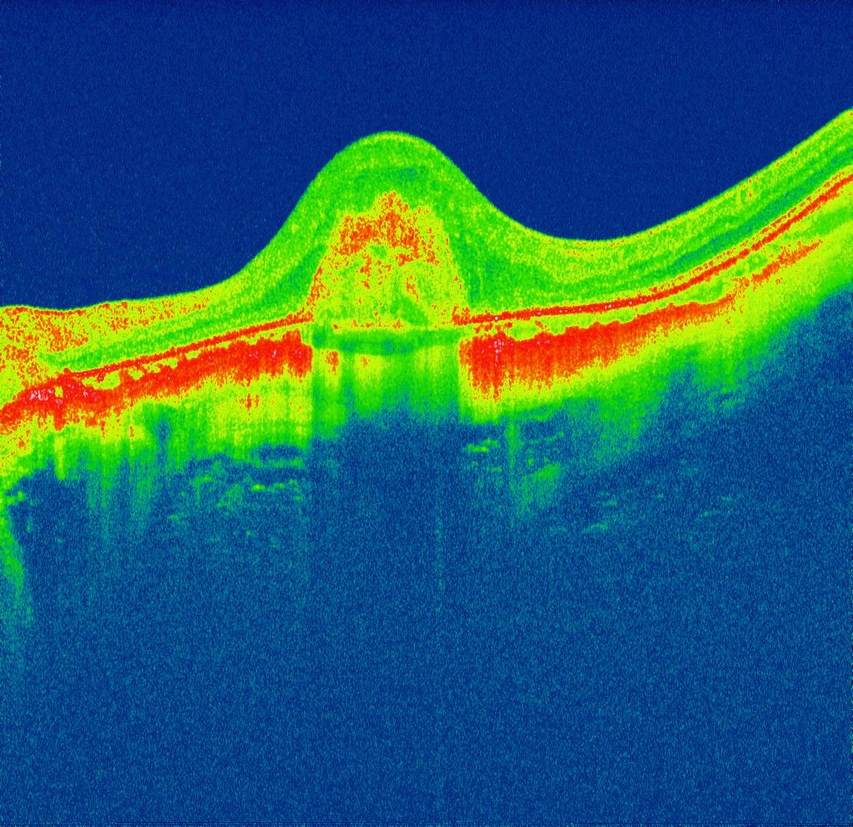
#> input picture IMG(95).jpg, 853 x 827 px, shrunk from 1024 x 992 before the run, found by its file name
$ python wetAMD2.py
#> lines starting #> are read from the running program, lines starting #| are printed output that depends on the picture; after the words box and inside, x2 and y2 are one past the last pixel; in counts of white or black regions, pixels touching at a corner belong together

"""
Created on Sun Aug 11 16:22:46 2019

@author: ManavChordia
"""

# -*- coding: utf-8 -*-
"""
Created on Sat Aug 10 14:08:00 2019

@author: ManavChordia
"""

import cv2
import matplotlib.pyplot as plt
import numpy as np


img = cv2.imread('C:\\Users\\ManavChordia\\NIO\\IMG(95).jpg',1)
#> img is the input picture: shape (827, 853, 3); mean B, G, R 106.2, 97.7, 37.6
img_hsv = cv2.cvtColor(img, cv2.COLOR_BGR2HSV)
#> img_hsv: shape (827, 853, 3); mean H, S, V 90.1, 243, 157.3
cv2.imshow("wet_amd",img_hsv)

cv2.waitKey(0)
cv2.destroyAllWindows()

# REd
lower_color1=np.array([0,80,90])        #hsv
upper_color1=np.array([30,255,255])

maskr=cv2.inRange(img_hsv,lower_color1,upper_color1)
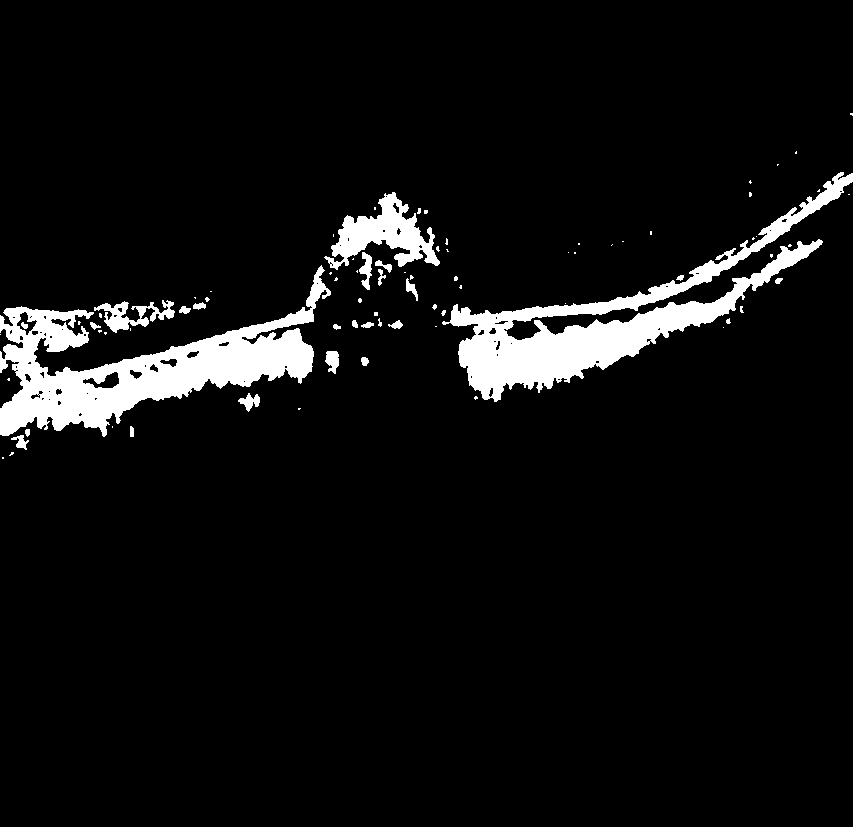
#> maskr: shape (827, 853); 6.3% white; 81 white regions (54 under 20 px), largest, box (x1, y1, x2, y2) and area: (0, 265, 331, 437) 19044, (442, 172, 853, 402) 18146, (324, 192, 440, 270) 3764
res1=cv2.bitwise_and(img,img,mask=maskr)
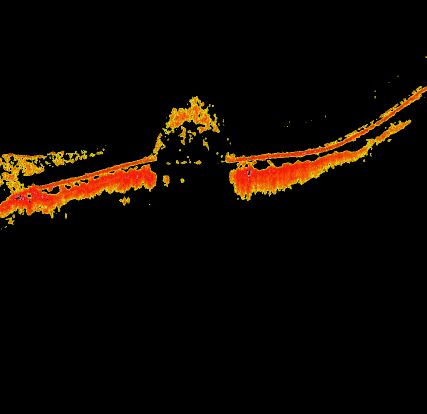
#> res1: shape (827, 853, 3) (shown at 1/2 size); mean B, G, R 0.8, 7.6, 14.3

cv2.imshow("Red MASK",maskr)
#cv2.imshow("red",res1)

cv2.waitKey(0)
cv2.destroyAllWindows()

height = maskr.shape[0];
width = maskr.shape[1];

l=[]
lavg = []

for i in range(width):
    sum=0
    count=0
    for j in range(height):
        if maskr[j][i] == 255:
            sum = sum + j
            count=count+1
            l.append([i,j])
        else:
            continue
    if count != 0:
        lavg.append([i,sum//count])
    else:
        print(i)

for i in lavg:
    img[i[1]][i[0]] = (0,0,0)
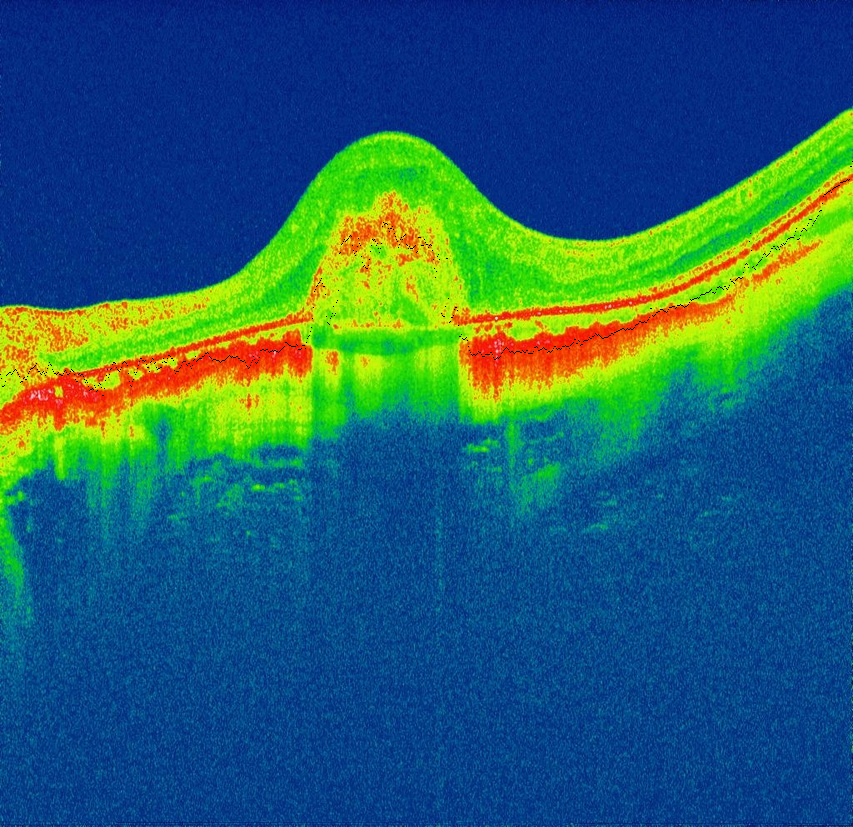
#> img: shape (827, 853, 3); 0.12% of pixels changed, all inside (x1, y1, x2, y2) = (0, 161, 853, 396)

cv2.imshow("img",img)
cv2.waitKey(0)
cv2.destroyAllWindows()

xavg=0
yavg=0
for i in lavg:
    xavg = xavg+i[0]
    yavg = yavg+i[1]

xavg = xavg//len(lavg)
yavg = yavg//len(lavg)


mx = 0
my = 0
for i in lavg:
    mx = mx + (xavg-i[0])*(yavg-i[1])
    my = my + (xavg-i[0])*(xavg-i[0])

m = mx/my

yintercept = yavg - m*xavg
yintercept = int(yintercept)
"""
cv2.line(img,(0,yintercept),(xavg,yavg),(0,0,0),2)
cv2.imshow("img",img)
cv2.waitKey(0)"""

yend = width*m + yintercept
yend = int(yend)
cv2.line(img,(0,yintercept),(width-1,yend),(0,0,0),2)
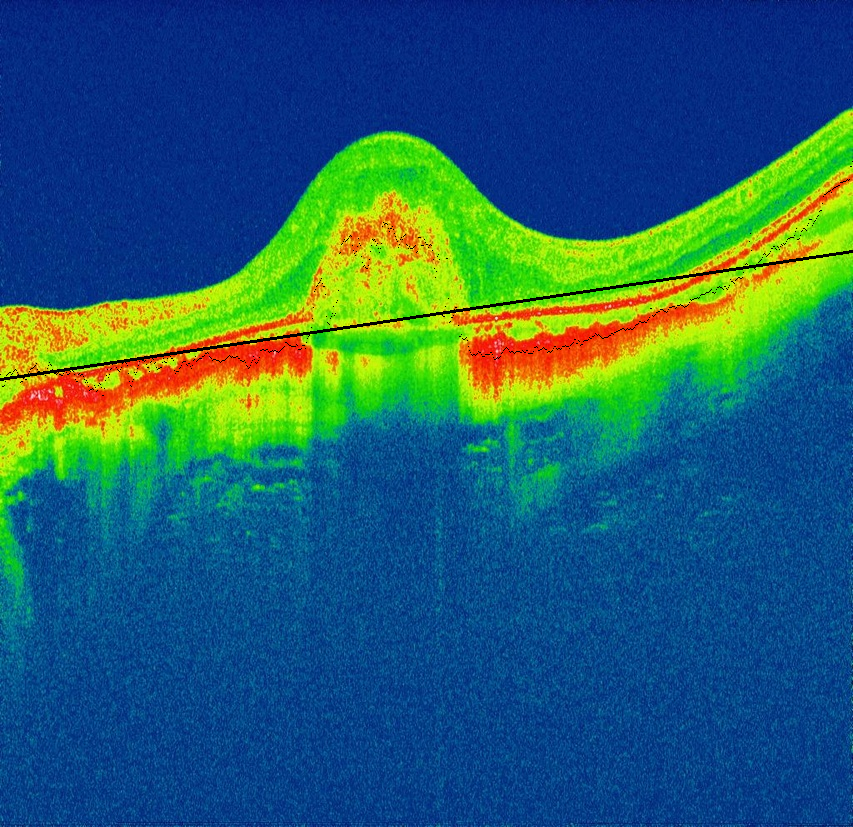
#> img: shape (827, 853, 3); 0.36% of pixels changed, all inside (x1, y1, x2, y2) = (0, 250, 853, 381)
cv2.imshow("img",img)
cv2.waitKey(0)
cv2.destroyAllWindows()

import math

def distance(mx,my,c,x1,y1):
    return abs(my*y1-mx*x1-my*c)/(math.sqrt((my*my)+(mx*mx)))

dist = []
for i in lavg:
    x = distance(mx,my,yintercept,i[0],i[1])
    dist.append(x)

excess = 0

for i in dist:
    if i>=40:
        excess=excess+1

print(excess)
#| 316

if excess > 20:
    print("wet amd present")
else:
    print("not present")

$ run again, with IMG(101).jpg copied over IMG(95).jpg
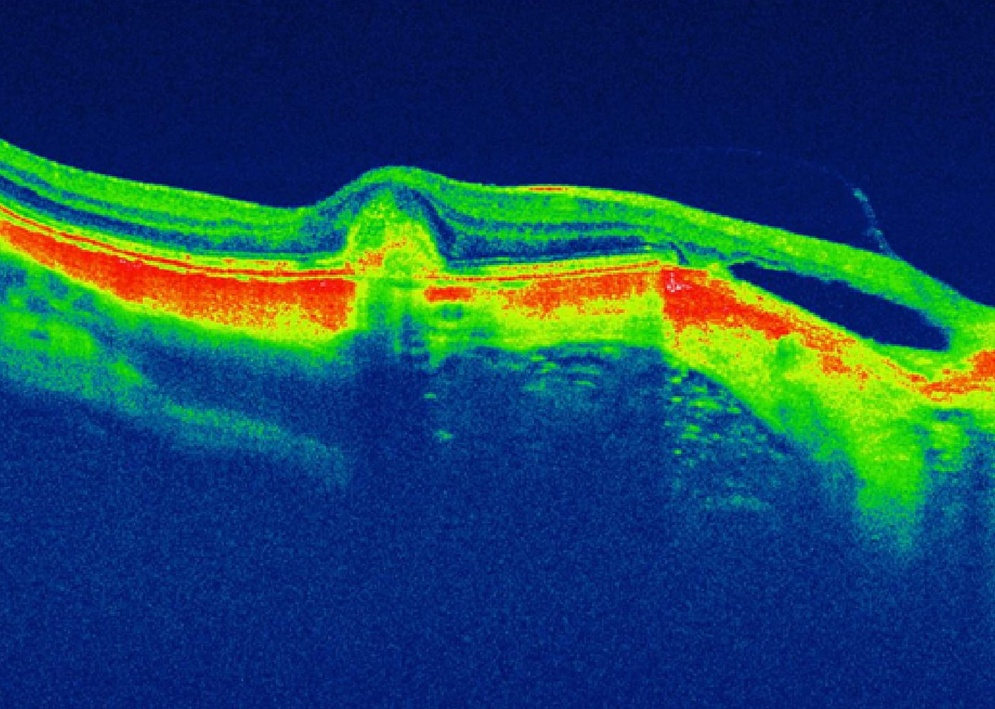
#> input picture IMG(101).jpg, 995 x 709 px, shrunk from 1435 x 1022 before the run, found by its file name
#> img is the input picture: shape (709, 995, 3); mean B, G, R 93.8, 72.7, 27.5
#> img_hsv: shape (709, 995, 3); mean H, S, V 96.6, 242, 133.5
#> `maskr=cv2.inRange(img_hsv,lower_color1,upper_color1)`:
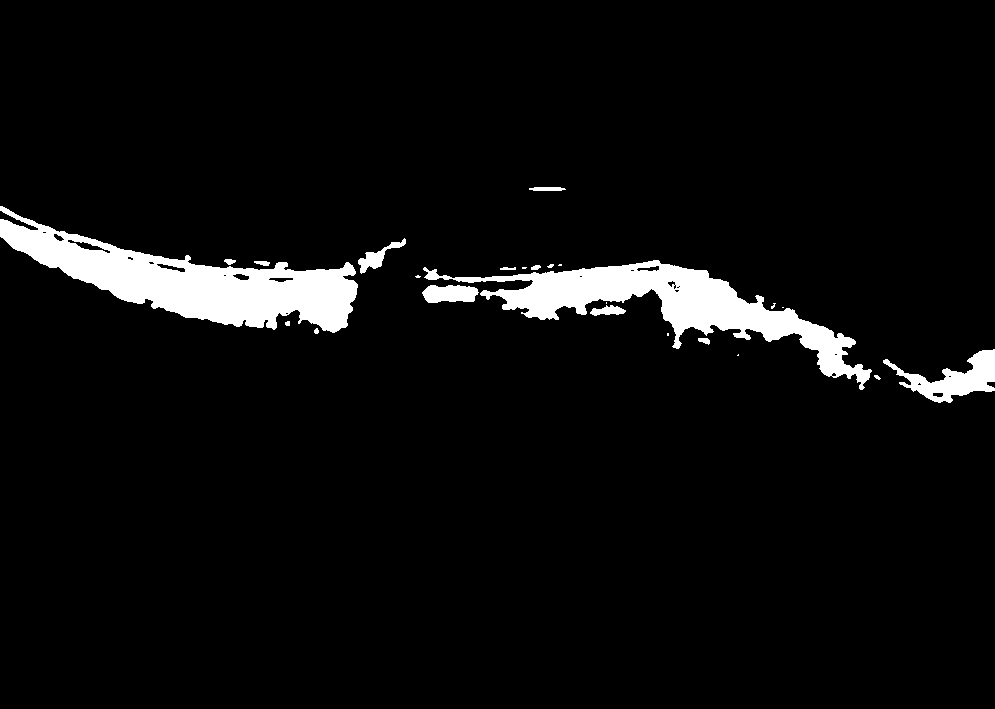
#> maskr: shape (709, 995); 5.1% white; 24 white regions (9 under 20 px), largest, box (x1, y1, x2, y2) and area: (0, 206, 358, 333) 17056, (423, 260, 872, 390) 14308, (883, 349, 995, 403) 2417
#> `cv2.line(img,(0,yintercept),(width-1,yend),(0,0,0),2)`:
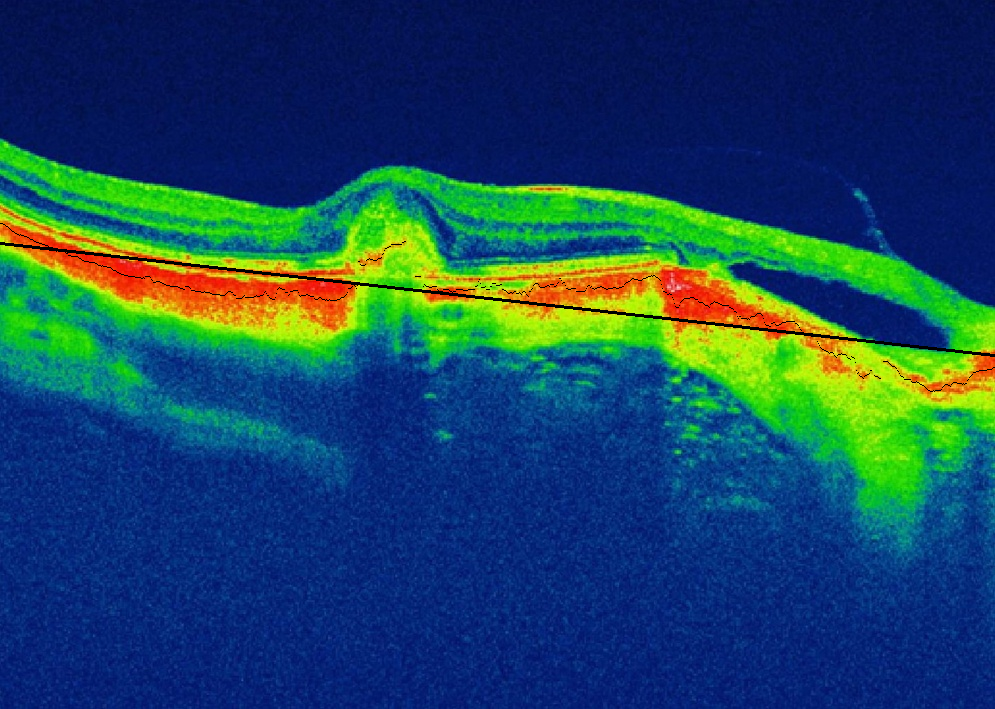
#> img: shape (709, 995, 3); mean B, G, R 93.7, 72, 26.4
#| 41

$ run again, with IMG(76).jpg copied over IMG(95).jpg
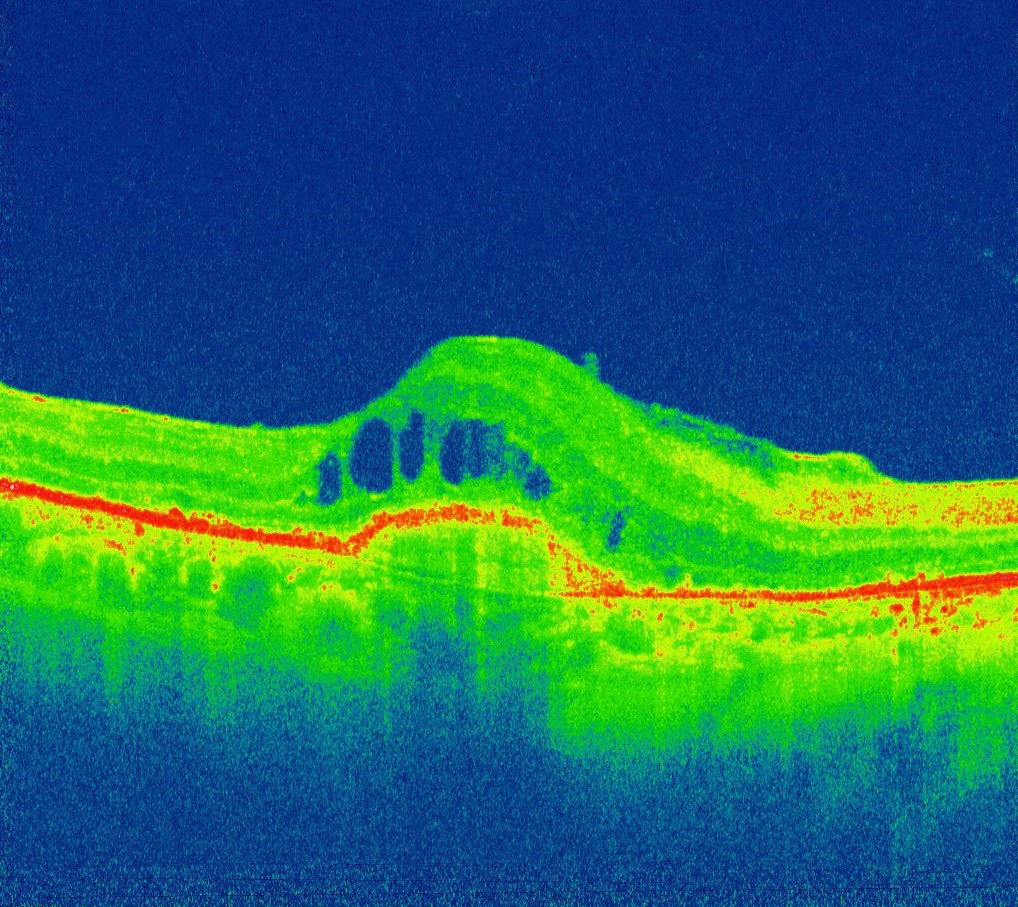
#> input picture IMG(76).jpg, 1018 x 907 px, found by its file name
#> img is the input picture: shape (907, 1018, 3); mean B, G, R 99.6, 106.6, 30.6
#> img_hsv: shape (907, 1018, 3); mean H, S, V 89.7, 242.9, 158.8
#> `maskr=cv2.inRange(img_hsv,lower_color1,upper_color1)`:
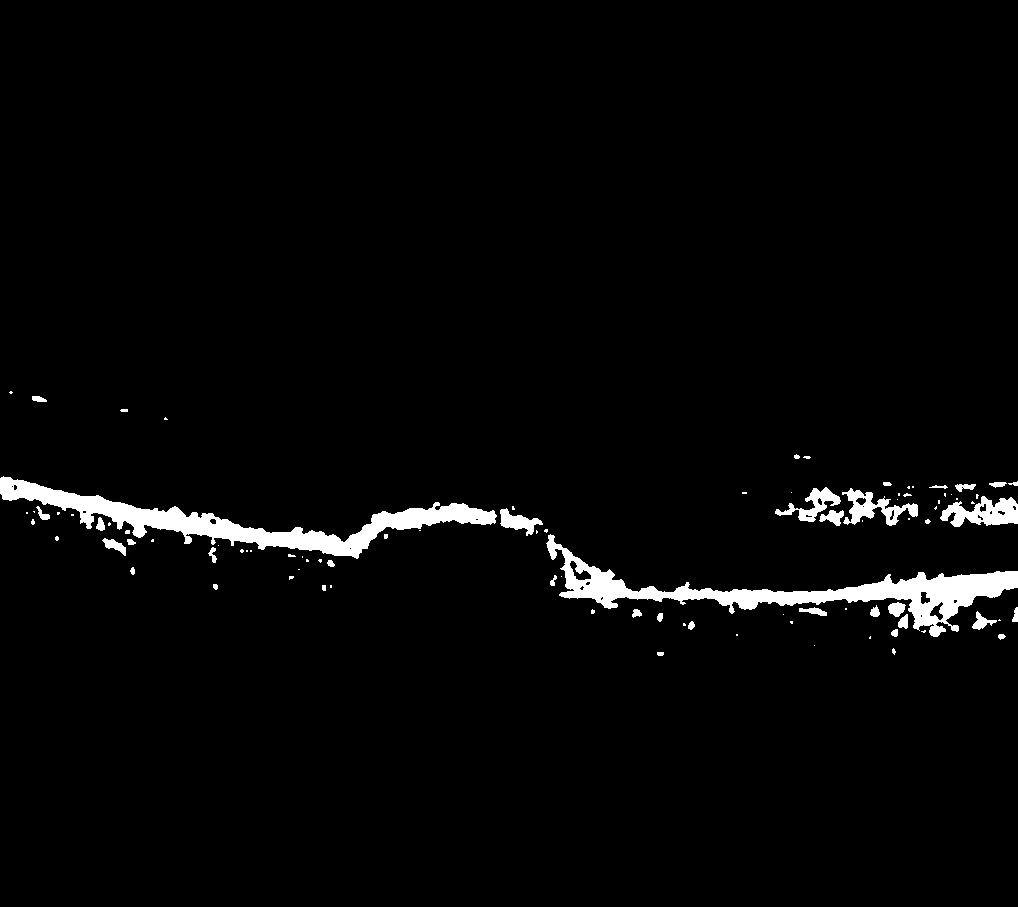
#> maskr: shape (907, 1018); 2.8% white; 94 white regions (55 under 20 px), largest, box (x1, y1, x2, y2) and area: (546, 534, 1018, 637) 9620, (0, 476, 497, 559) 9422, (940, 496, 1018, 527) 1416
#> `cv2.line(img,(0,yintercept),(width-1,yend),(0,0,0),2)`:
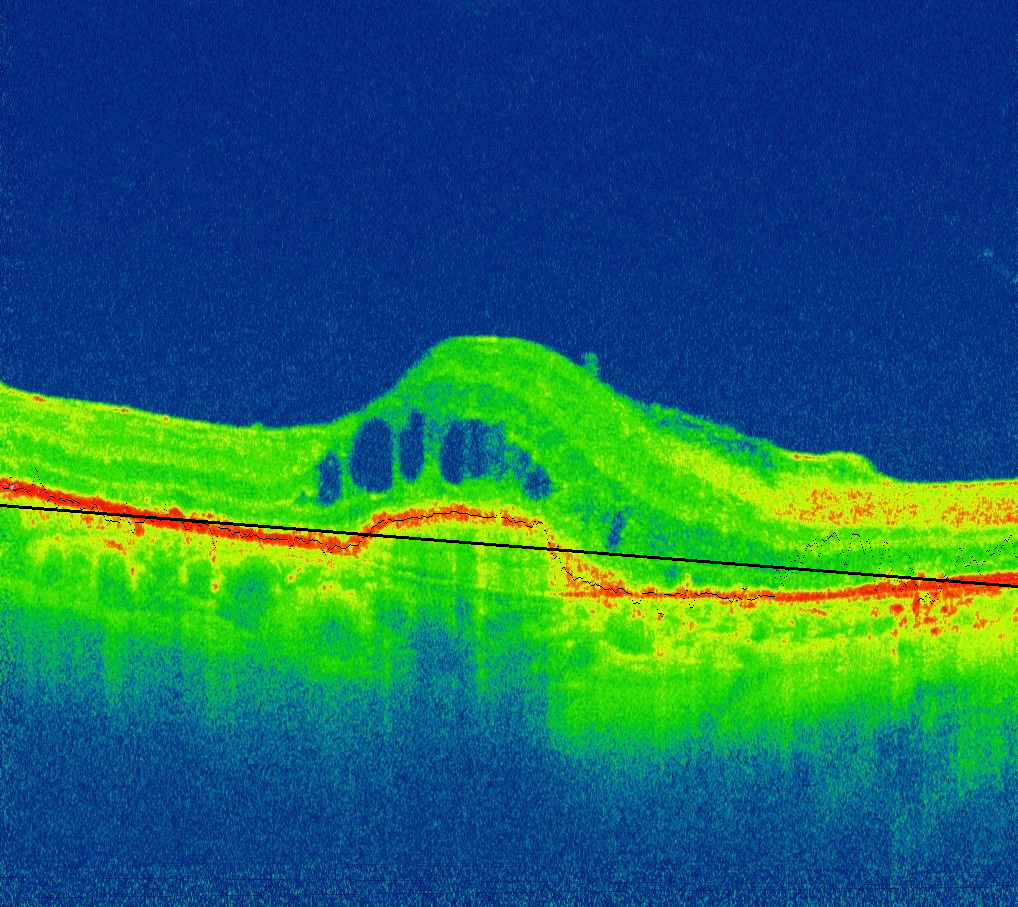
#> img: shape (907, 1018, 3); mean B, G, R 99.5, 105.8, 29.9
#| 35
